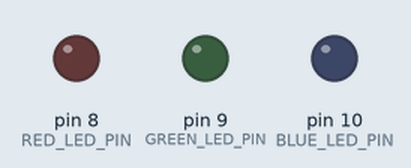
Recording of a sketch running on a simulated Arduino Uno, built with avr-gcc and run on an emulated ATmega328P. Shown: output pins drawn as LEDs (lit = HIGH). What the sketch prints to the serial monitor is not drawn.

Above: at 1.0 s.
At 5.0 s:
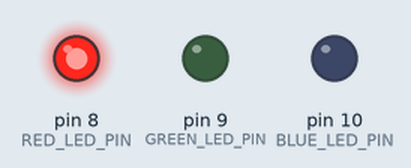
At 6.04 s:
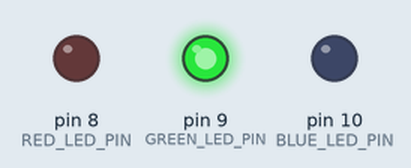
Timing chart, 0 to 7.8 s (numbered marks = the images above):
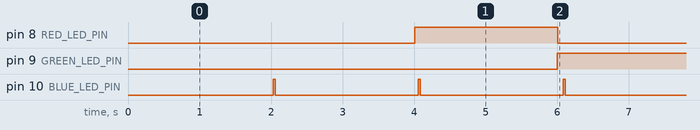

Measured:
- by itself, pin 8 (RED_LED_PIN): alternates HIGH for 2.0 s and LOW for 2.0 s
- by itself, pin 9 (GREEN_LED_PIN): alternates HIGH for 3.0 s and LOW for 3.0 s
- by itself, pin 10 (BLUE_LED_PIN): alternates HIGH for 0.03 s and LOW for 2.0 s

The sketch:

MutithreadBlink.ino
```cpp
uint8_t RED_LED_PIN  = 8;
unsigned long currentMillis_R = 0;
unsigned long previousMillis_R = 0;
unsigned long currentMillis_R_SIG2 = 0;
unsigned long previousMillis_R_SIG2 = 0;

uint8_t GREEN_LED_PIN = 9;
unsigned long currentMillis_G = 0;
unsigned long previousMillis_G = 0;
unsigned long currentMillis_G_SIG2 = 0;
unsigned long previousMillis_G_SIG2 = 0;

uint8_t BLUE_LED_PIN = 10;
unsigned long currentMillis_B = 0;
unsigned long previousMillis_B = 0;
unsigned long currentMillis_B_SIG2 = 0;
unsigned long previousMillis_B_SIG2 = 0;

boolean threadSync1 = false;
boolean threadSync2 = false;
boolean threadSync3 = false;

enum digitalPin {
  RED1 = 2312,
  GREEN2 = 7975
};

void setup() {
  Serial.begin(9600);

  pinMode(RED_LED_PIN, OUTPUT);
  pinMode(GREEN_LED_PIN, OUTPUT);
  pinMode(BLUE_LED_PIN, OUTPUT);
}

void loop() {
  Serial.println(digitalPin(RED1));

  asyncExecuteSignals(RED_LED_PIN, HIGH, 2000, &currentMillis_R, &previousMillis_R, LOW, 2500, &currentMillis_R_SIG2, &previousMillis_R_SIG2, threadSync1);
  asyncExecuteSignals(GREEN_LED_PIN, HIGH, 3000, &currentMillis_G, &previousMillis_G, LOW, 3500, &currentMillis_G_SIG2, &previousMillis_G_SIG2, threadSync3);
  asyncExecuteSignals(BLUE_LED_PIN, HIGH, 30, &currentMillis_B, &previousMillis_B, LOW, 2000, &currentMillis_B_SIG2, &previousMillis_B_SIG2, threadSync2);
}

void asyncExecuteSignals(int threadId, byte sig1Value, unsigned long sig1Duration, unsigned long* currentSig1Millis, unsigned long* previousSig1Millis
                         , byte sig2Value, unsigned long sig2Duration, unsigned long* currentSig2Millis, unsigned long* previousSig2Millis, boolean threadSync) {

  *currentSig1Millis = *currentSig2Millis = millis();

  unsigned long dDig1 = *currentSig1Millis - *previousSig1Millis;
  if (!threadSync && (dDig1 >= sig1Duration)) {
    *previousSig1Millis = *currentSig1Millis;
    threadSync = true;

    digitalWrite(threadId, sig2Value);
  }

  unsigned long dDig2 = *currentSig2Millis - *previousSig2Millis;
  if (threadSync && (dDig2 >= sig2Duration)) {
    *previousSig2Millis = *currentSig2Millis;
    threadSync = false;

    digitalWrite(threadId, sig1Value);
  }
}
```
